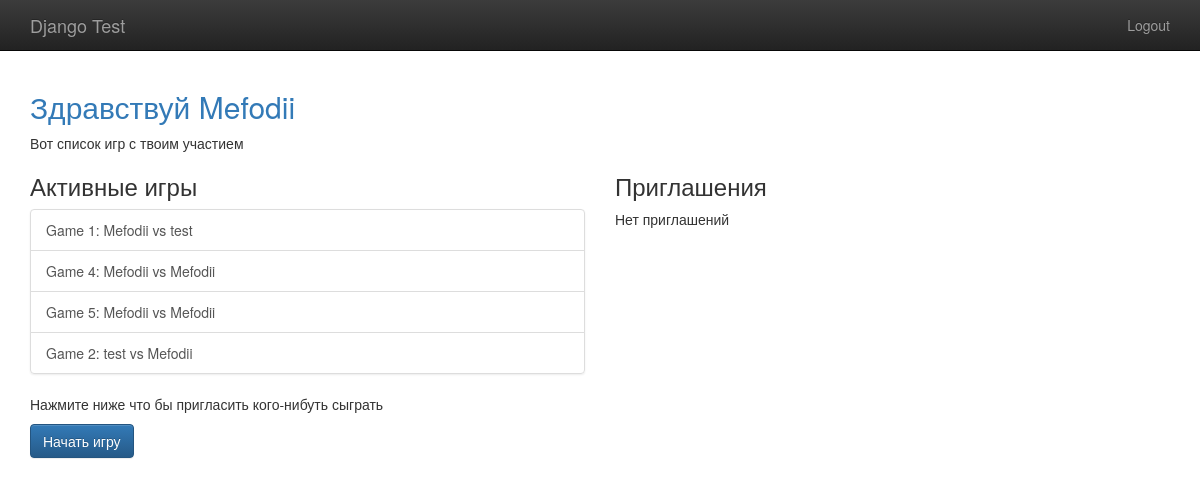
/player/home (signed in), run on an earlier commit of the app's database.
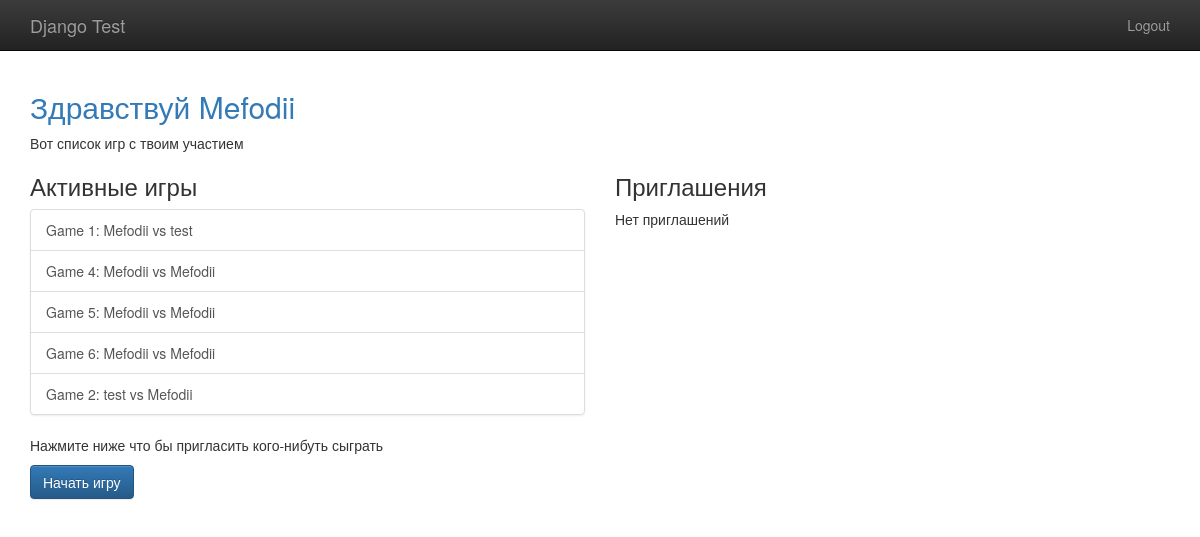
And on a later commit of the database.
### gameplay/models.py (models this page shows, shortened)
class Game(models.Model):
    first_player = models.ForeignKey(User, related_name="games_first_player", on_delete=models.CASCADE)
    second_player = models.ForeignKey(User, related_name="games_second_player", on_delete=models.CASCADE)
    start_time = models.DateTimeField(auto_now_add=True)
    last_active = models.DateTimeField(auto_now=True)
    status = models.CharField(max_length=1, default='F', choices=GAME_STATUS_CHOICES)
    objects = GameQuerySet.as_manager()
    def get_absolute_url(self):
        return reverse("gameplay_detail", args=[self.id])

### player/views.py (the view)
# urls.py: path('home', home, name="player_home"),
@login_required
def home(request):
    my_games = Game.objects.games_for_user(request.user)
    active_games = my_games.active()
    invitations = request.user.invitations_received.all()
    return render(request, "player/home.html",
                  {"games": active_games,
                   "invitations": invitations})

### gameplay/models.py (called while the page is built)
    def games_for_user(self, user):
        return self.filter(
            Q(first_player=user) | Q(second_player=user)
        )

    def active(self):
        return self.filter(
            Q(status="F") | Q(status="S")
        )

### templates/player/home.html (shortened to what this page needs)
{% extends "base.html" %}
{% block content %}
    <h2 class="text-primary">Здравствуй {{ user.username }}</h2>
    Вот список игр с твоим участием
    <div class="row">
        <div class="col-md-6">
            <h3>Активные игры</h3>
            <ul class="list-group">
                {% for g in games %}
                <a class="list-group-item" href="{{ g.get_absolute_url }}"> Game {{g.id }}: {{g.first_player }} vs {{g.second_player }} </a>
                {% endfor %}
            </ul>
            <p>Нажмите ниже что бы пригласить кого-нибуть сыграть</p>
            <p>
                <a class="btn btn-primary"
                   href="{% url 'player_new_invitation' %}">Начать игру</a>
            </p>
        </div>
        <div class="col-md-6">
            <h3>Приглашения</h3>
            {% if invitations %}
                <div class="list-group">
                    {% for inv in invitations %}
                        <a class="list-group-items" href="{% url 'player_accept_invitation' id=inv.id %}">
                            {{ inv.from_user.username }} пригласил вас сыграть.<br>
                        </a>
                    {% endfor %}
                </div>
            {% else %}
                <p>Нет приглашений</p>
            {% endif %}
        </div>
    </div>
{% endblock %}

What changed in the data, as far as the page shows it:
added Game: id "6", first_player "Mefodii", second_player "Mefodii"
